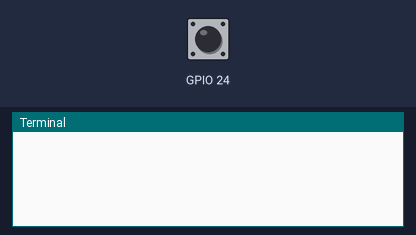
Simulated run of this program. Board: Raspberry Pi (BCM pin numbers). On the bench: the last lines printed to the terminal. The inputs (shaded band) are chosen by the test bench; at power-on: GPIO 24 HIGH.

Above: at 1.2 s.
1.3 s: GPIO 24 pulled LOW for 0.15 s
At 1.43 s:
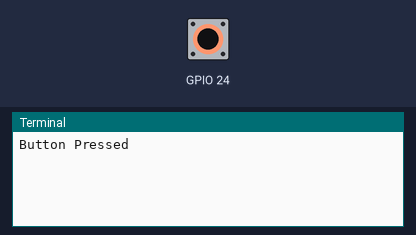
At 2.8 s:
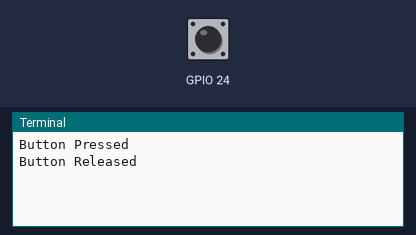

The program:

edge.py
```python
import RPi.GPIO as GPIO
GPIO.setwarnings(False)
GPIO.setmode(GPIO.BCM)
GPIO.setup(24, GPIO.IN, pull_up_down = GPIO.PUD_UP)
try:
        while True:
                GPIO.wait_for_edge(24, GPIO.FALLING)
                print "Button Pressed"
                GPIO.wait_for_edge(24, GPIO.RISING)
                print "Button Released"
except:
        GPIO.cleanup()
```

Measured:
- after the input at 1.3 s, the terminal: prints a new line at once (image 1)
